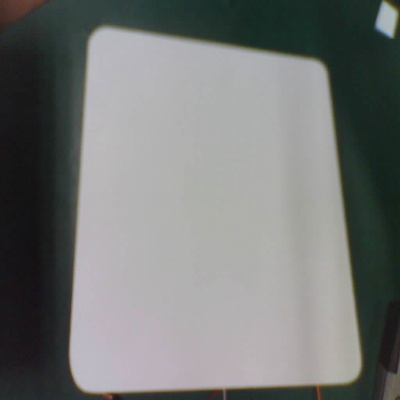
#> input picture 3.jpg, 400 x 400 px, found by its file name
$ python '白板预处理.py'
#> lines starting #> are read from the running program, lines starting #| are printed output that depends on the picture; after the words box and inside, x2 and y2 are one past the last pixel; in counts of white or black regions, pixels touching at a corner belong together
#> further down, img is the input picture: shape (400, 400, 3); mean B, G, R 118.2, 119.7, 117.4
import cv2
import numpy as np
import time

def pre(img):
    img_gray = cv2.cvtColor(img, cv2.COLOR_RGB2GRAY)
    img_canny = cv2.Canny(img_gray, -1, 80, 300)
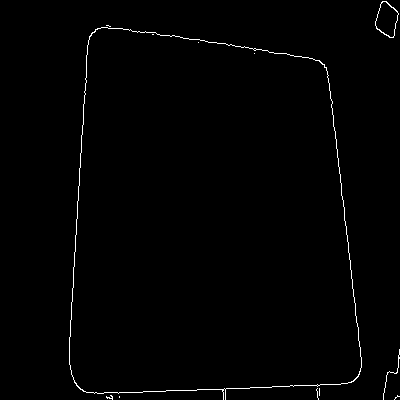
#> img_canny: shape (400, 400); 0.91% white in thin lines or dots, all inside (x1, y1, x2, y2) = (69, 1, 400, 400)
    return img_canny

def houghtTransform(img):

    lines = cv2.HoughLines(img, 1, np.pi / 180, 90)
#> lines = [[396, 1.54], [91, 0.0698], [-315, 3.02], [88, 0.0524], [400, 1.52], [8, 1.73], [-320, 3.04]]
    print(lines)
#| [[[ 3.9600000e+02  1.5358897e+00]]
#|  [[ 9.1000000e+01  6.9813170e-02]]
#|  [[-3.1500000e+02  3.0194197e+00]]
#|  [[ 8.8000000e+01  5.2359879e-02]]
#|  [[ 4.0000000e+02  1.5184364e+00]]
#|  [[ 8.0000000e+00  1.7278759e+00]]
#|  [[-3.2000000e+02  3.0368729e+00]]]
    lines_1 = lines[:, 0, :]
#> lines_1 has the same summary as lines
    print("line_1:\n", lines_1)
#| line_1:
#|  [[ 3.9600000e+02  1.5358897e+00]
#|  [ 9.1000000e+01  6.9813170e-02]
#|  [-3.1500000e+02  3.0194197e+00]
#|  [ 8.8000000e+01  5.2359879e-02]
#|  [ 4.0000000e+02  1.5184364e+00]
#|  [ 8.0000000e+00  1.7278759e+00]
#|  [-3.2000000e+02  3.0368729e+00]]
    img_zero = np.zeros((400, 400, 3), dtype=np.int8)
    for rho, theta in lines_1:
        a = np.cos(theta)
        b = np.sin(theta)
        x0 = a * rho
        y0 = b * rho
        x1 = int(x0 + 1000 * (-b))
        y1 = int(y0 + 1000 * (a))
        x2 = int(x0 - 1000 * (-b))
        y2 = int(y0 - 1000 * (a))
        cv2.line(img_zero, (x1, y1), (x2, y2), (255, 0, 0), 1)
#> this loop made 7 passes
#> (rho, theta, a, b, x0, y0, x1, y1) on passes 1 to 7: (396, 1.54, 0.0349, 0.999, 13.82, 395.8, -985, 430), (91, 0.0698, 0.998, 0.0698, 90.78, 6.35, 21, 1003), (-315, 3.02, -0.993, 0.122, 312.7, -38.39, 190, -1030), (88, 0.0524, 0.999, 0.0523, 87.88, 4.61, 35, 1003), (400, 1.52, 0.0523, 0.999, 20.93, 399.5, -977, 451), (8, 1.73, -0.156, 0.988, -1.25, 7.9, -988, -148), (-320, 3.04, -0.995, 0.105, 318.2, -33.45, 213, -1027)
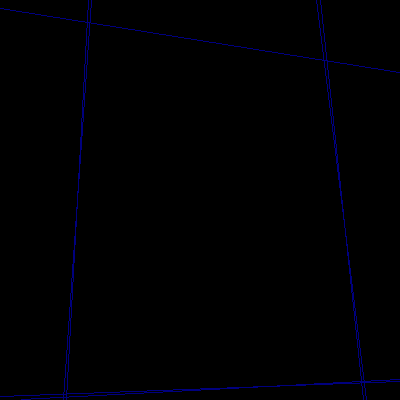
#> img_zero: shape (400, 400, 3) int8; mean of channels 0, 1, 2 2, 0, 0; drawn as B, G, R
    return img_zero

def equal(img_gray):
    equ = cv2.equalizeHist(img_gray)
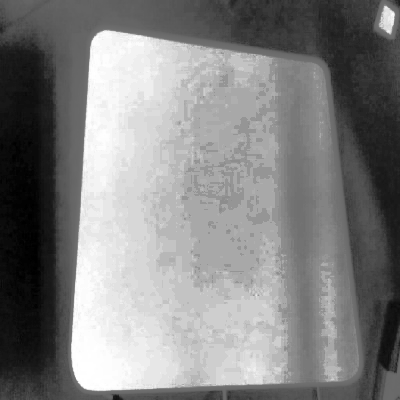
#> equ: shape (400, 400); min 0, max 255, mean 130.3

    res = np.hstack((img_gray, equ))
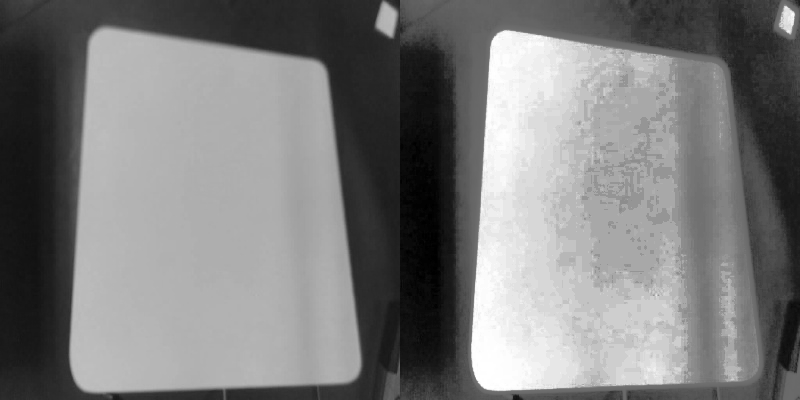
#> res: shape (400, 800); min 0, max 255, mean 124.7
    return res

if __name__ == '__main__':

    img = cv2.imread("D:\\code\\python\\cv2practice\\3.jpg")
    img_gray = cv2.cvtColor(img, cv2.COLOR_RGB2GRAY)
    img_pre = pre(img)
    cv2.imshow("canny", img_pre)
    img_hough = houghtTransform(img_pre)
    cv2.imshow("hough", img_hough)
    img_equal = equal(img_gray)
    cv2.imshow("equal", img_equal)

    cv2.waitKey(0)

$ run again, with 1.jpg copied over 3.jpg
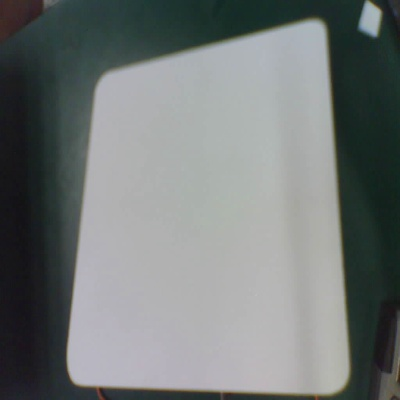
#> input picture 1.jpg, 400 x 400 px, found by its file name
#> img is the input picture: shape (400, 400, 3); mean B, G, R 119.2, 119.9, 114.9
#> in pre, `img_canny = cv2.Canny(img_gray, -1, 80, 300)`:
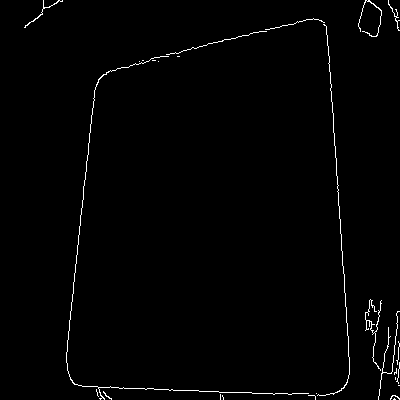
#> img_canny: shape (400, 400); 1.2% white in thin lines or dots
#> lines = [[103, 0.105], [-323, 3.07], [383, 1.61], [93, 1.33], [388, 1.59], [97, 1.31]]
#| [[[ 1.0300000e+02  1.0471976e-01]]
#|  [[-3.2300000e+02  3.0717795e+00]]
#|  [[ 3.8300000e+02  1.6057029e+00]]
#|  [[ 9.3000000e+01  1.3264502e+00]]
#|  [[ 3.8800000e+02  1.5882496e+00]]
#|  [[ 9.7000000e+01  1.3089969e+00]]]
#> lines_1 has the same summary as lines
#| line_1:
#|  [[ 1.0300000e+02  1.0471976e-01]
#|  [-3.2300000e+02  3.0717795e+00]
#|  [ 3.8300000e+02  1.6057029e+00]
#|  [ 9.3000000e+01  1.3264502e+00]
#|  [ 3.8800000e+02  1.5882496e+00]
#> (further printed lines are left out)
#> the loop in houghtTransform, `for rho, theta in lines_1:` made 6 passes
#> (rho, theta, a, b, x0, y0, x1, y1) on passes 1 to 6: (103, 0.105, 0.995, 0.105, 102.4, 10.77, -2, 1005), (-323, 3.07, -0.998, 0.0698, 322.2, -22.53, 252, -1020), (383, 1.61, -0.0349, 0.999, -13.37, 382.8, -1012, 347), (93, 1.33, 0.242, 0.97, 22.5, 90.24, -947, 332), (388, 1.59, -0.0175, 1, -6.77, 387.9, -1006, 370), (97, 1.31, 0.259, 0.966, 25.11, 93.69, -940, 352)
#> in equal, `res = np.hstack((img_gray, equ))`:
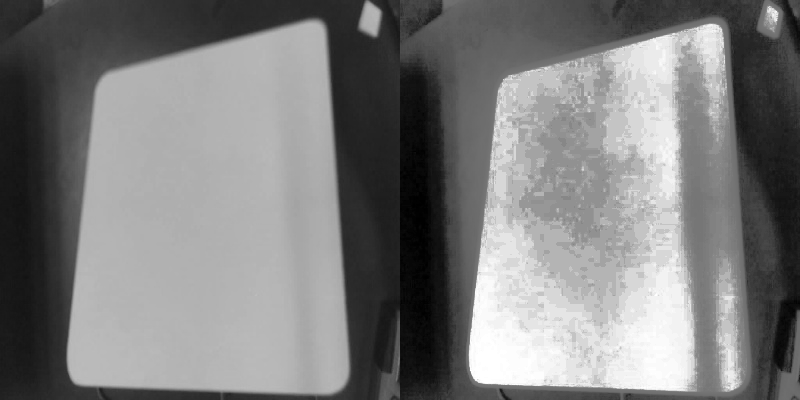
#> res: shape (400, 800); min 0, max 255, mean 125.1

$ run again, with 5.jpg copied over 3.jpg
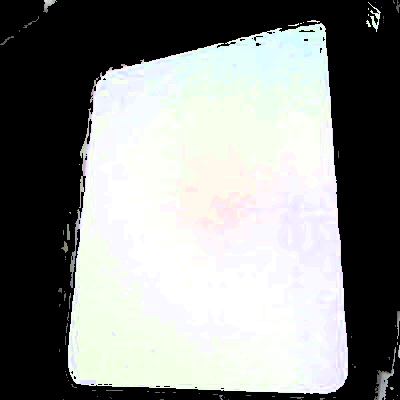
#> input picture 5.jpg, 400 x 400 px, found by its file name
#> img is the input picture: shape (400, 400, 3); mean B, G, R 137.4, 139.6, 137.3
#> in pre, `img_canny = cv2.Canny(img_gray, -1, 80, 300)`:
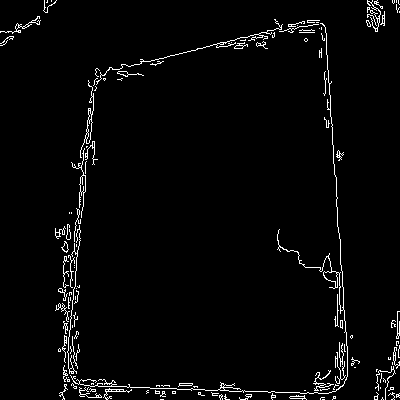
#> img_canny: shape (400, 400); 2.9% white in thin lines or dots
#> lines = 21 rows, first 8: [382, 1.61], [-322, 3.07], [103, 0.105], [95, 1.33], [99, 0.0873], [101, 0.105], [387, 1.59], [-324, 3.09]
#| [[[ 3.8200000e+02  1.6057029e+00]]
#|  [[-3.2200000e+02  3.0717795e+00]]
#|  [[ 1.0300000e+02  1.0471976e-01]]
#|  [[ 9.5000000e+01  1.3264502e+00]]
#|  [[ 9.9000000e+01  8.7266460e-02]]
#|  [[ 1.0100000e+02  1.0471976e-01]]
#> (further printed lines are left out)
#> lines_1 has the same summary as lines
#> (printed output is left out)
#> the loop in houghtTransform, `for rho, theta in lines_1:` made 21 passes
#> (rho, theta, a, b, x0, y0, x1, y1) on passes 1 to 8: (382, 1.61, -0.0349, 0.999, -13.33, 381.8, -1012, 346), (-322, 3.07, -0.998, 0.0698, 321.2, -22.46, 251, -1020), (103, 0.105, 0.995, 0.105, 102.4, 10.77, -2, 1005), (95, 1.33, 0.242, 0.97, 22.98, 92.18, -947, 334), (99, 0.0873, 0.996, 0.0872, 98.62, 8.63, 11, 1004), (101, 0.105, 0.995, 0.105, 100.4, 10.56, -4, 1005), (387, 1.59, -0.0175, 1, -6.75, 386.9, -1006, 369), (-324, 3.09, -0.999, 0.0523, 323.6, -16.96, 271, -1015)
#> in equal, `res = np.hstack((img_gray, equ))`:
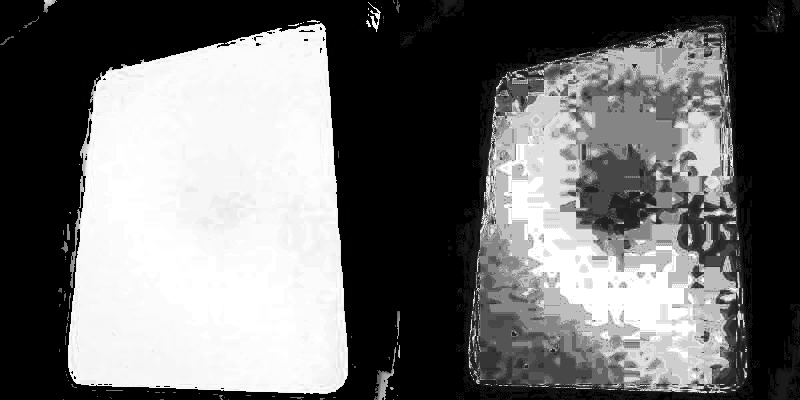
#> res: shape (400, 800); min 0, max 255, mean 111.8
